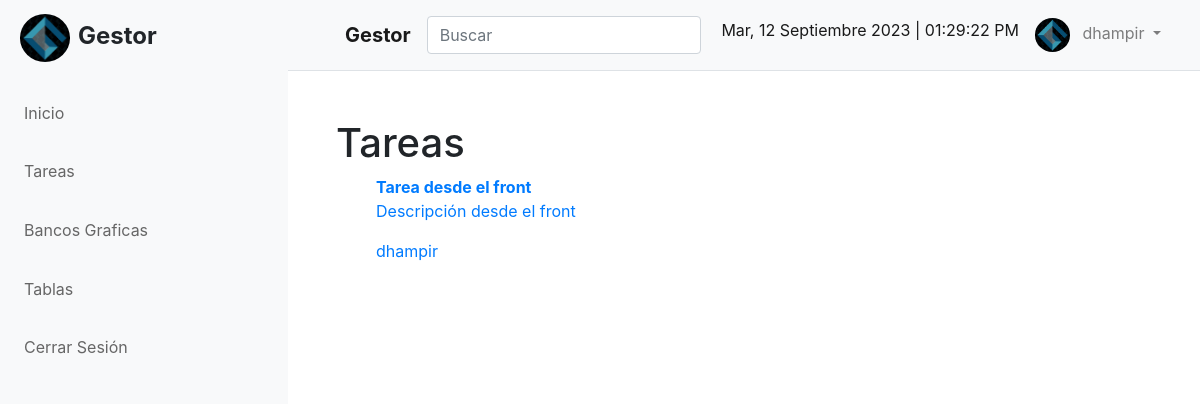
Page /tareas_vista/ (signed in) on the committed database.
### tareas/models.py (models this page shows, shortened)
class tareas(models.Model):
    titulo = models.CharField(max_length=250)
    descripcion = models.TextField(blank=True)
    creado = models.DateTimeField(auto_now_add=True)
    fechacompleto = models.DateTimeField(null=True, blank=True)
    importante = models.BooleanField(default=False)
    user = models.ForeignKey(User, on_delete=models.CASCADE)

### tareas/views.py (the view)
# urls.py: path('tareas_vista/', views.tareas_vista, name='tareas_vista'),
@login_required
def tareas_vista(request):
    tarea = tareas.objects.filter(user=request.user, fechacompleto__isnull=True)
    return render(request, 'tareas_vista.html', {
        'tarea': tarea
    })

### tareas/templates/tareas_vista.html (shortened to what this page needs)
{% extends 'base.html' %}
{% block content %}
<h1>Tareas</h1>
<ul>
    {% for tarea1 in tarea %}
    <li>
        <a href="{% url 'detalles_tarea' tarea1.id %}">
            {% if tarea1.importante %}
            <strong>{{tarea1.titulo}}</strong>
            {% else %}
            {{tarea1.titulo}}
            {% endif %}
            <p>{{tarea1.descripcion}}</p>
            <p>{{tarea1.user.username}}</p>
        </a>
    </li>
    {% endfor %}
</ul>
{% endblock %}

### tareas/templates/base.html (shortened to what this page needs)
{%load static %}
<!DOCTYPE html>
<html lang="en">
<head>
    <link rel="stylesheet" href="https://cdn.jsdelivr.net/npm/bootstrap@4.6.2/dist/css/bootstrap.min.css"
>
    <link href="https://unpkg.com/ionicons@4.5.10-0/dist/css/ionicons.min.css" rel="stylesheet">
    <link rel="stylesheet" href="{% static 'css/style.css' %}">
    <link rel="stylesheet" href="https://cdn.datatables.net/1.13.4/css/dataTables.bootstrap4.min.css">
</head>
<body onload="startTime()">
    <div id="content-wrapper" class="d-flex">
        <div id="sidebar-container" class="bg-light border-rigth">
            <div class="logo">
                <h4 class="font-weight-bold mb-8"><img src="{% static 'img/logo.png' %}"
                        class="img-fluid rounded-circle avatar-logo mr-2">Gestor</h4>
            </div>
            <div id="menu">
                <div class="menu list-group-flush">
                    <ul>
                        <a href="/" class="list-group-item list-group-item-action bg-light p-3 border-0"> Inicio</a>
                        {% if user.is_authenticated %}
                        <li><a class="has-sub list-group-item list-group-item-action bg-light p-3 border-0"> Tareas</a>
                        </li>
                        <a href="{% url 'bancos' %}" class="list-group-item list-group-item-action bg-light p-3 border-0"> Bancos Graficas</a>
                        <a class="list-group-item list-group-item-action bg-light p-3 border-0"
                            href="{% url 'libros' %}"> Tablas</a>
                        <a href="/cerrar_sesion" class="list-group-item list-group-item-action bg-light p-3 border-0"> Cerrar Sesión</a>
                        {% endif %}
                    </ul>
                </div>
            </div>
        </div>
        <div id="page-container" class="w-100">
            <nav class="navbar navbar-expand-lg navbar-light bg-light border-bottom">
                <div class="container">
                    <button id="menu-toggle" class="btn"></button>
                    <a class="navbar-brand font-weight-bold mb-8" href="#">Gestor</a>
                    <form id="search-form" class="form-inline position-relative my-2 d-inline-block">
                        <input class="form-control mr-sm-2" type="search" placeholder="Buscar" aria-label="Buscar">
                        <button class="btn btn-search position-absolute" type="submit"></button>
                    </form>
                    <div class="collapse navbar-collapse" id="navbarSupportedContent">
                        <ul class="navbar-nav ml-auto">
                            <li class="nav-item active">
                                <a class="nav-link" id="clock"></a>
                            </li>
                            {% if user.is_authenticated %}
                            <li class="nav-item dropdown">
                                <a class="nav-link dropdown-toggle" href="#" role="button" data-toggle="dropdown"
                                    aria-expanded="false">
                                    <img src="{% static 'img/logo.png' %}" class="img-fluid rounded-circle avatar mr-2">
                                    {{user.username}}
                                </a>
                            </li>
                            {% else %}
                            <a href="/registro" class="nav-link"> Registro</a>
                            <a href="/iniciar_sesion" class="nav-link"> Iniciar Sesión</a>
                            {% endif %}
                        </ul>
                    </div>
                </div>
            </nav>
            <div id="content" class="container-fluid p-5">
                {% block content %} {% endblock %}
            </div>
        </div>
    </div>
</body>
</html>

### panel/static/css/style.css (style rules this page uses)
:root { --primary: #0b254b; --light: #ffffff; --light-blue: #f5f6fa; --grey: #eff2f7; }
#sidebar-container { min-height: 100vh; margin-left: -18rem; transition: margin .25s ease-in-out; }
#sidebar-container .logo { padding: .875rem 1.25rem; font-size: 1.2rem; }
#sidebar-container .menu { width: 18rem; }
.btn-search { right: 5px; }
.avatar { max-width: 35px; }
.avatar-logo { max-width: 50px; }
@media (min-width: 768px) { #sidebar-container { margin-left: 0; } }
@media (min-width: 768px) { #page-container { min-width: 0; width: 100%; } }
#menu { padding: 0; margin: 0; border: 0; }
#menu ul, li { list-style: none; margin: 0; padding: 0; }
#menu ul { position: relative; z-index: 597; float: left; }
#menu ul li { float: left; min-height: 1px; line-height: 1rem; vertical-align: middle; }
#menu ul li { float: none; }
#menu span, #menu a { display: inline-block; text-decoration: none; }
#menu:after, #menu ul:after { content: ''; display: block; clear: both; }
#menu ul, #menu li { width: 18rem; }
#menu li { background: #dddddd; }
#menu a { color: #666666; line-height: 160%; padding: 11px 28px 11px 28px; width: 18rem; }
#menu .has-sub { position: relative; }
#menu .has-sub:after, #menu .has-sub > ul > .has-sub:hover:after { content: ''; display: block; width: 18rem; height: 9px; position: absolute; right: 5px; top: 50%; margin-top: -5px; }

### rows in the picture
tareas: titulo "Tarea desde el front", descripcion "Descripción desde el front", user.username "dhampir"

### other values in the picture
{{ user.username }} "dhampir"
